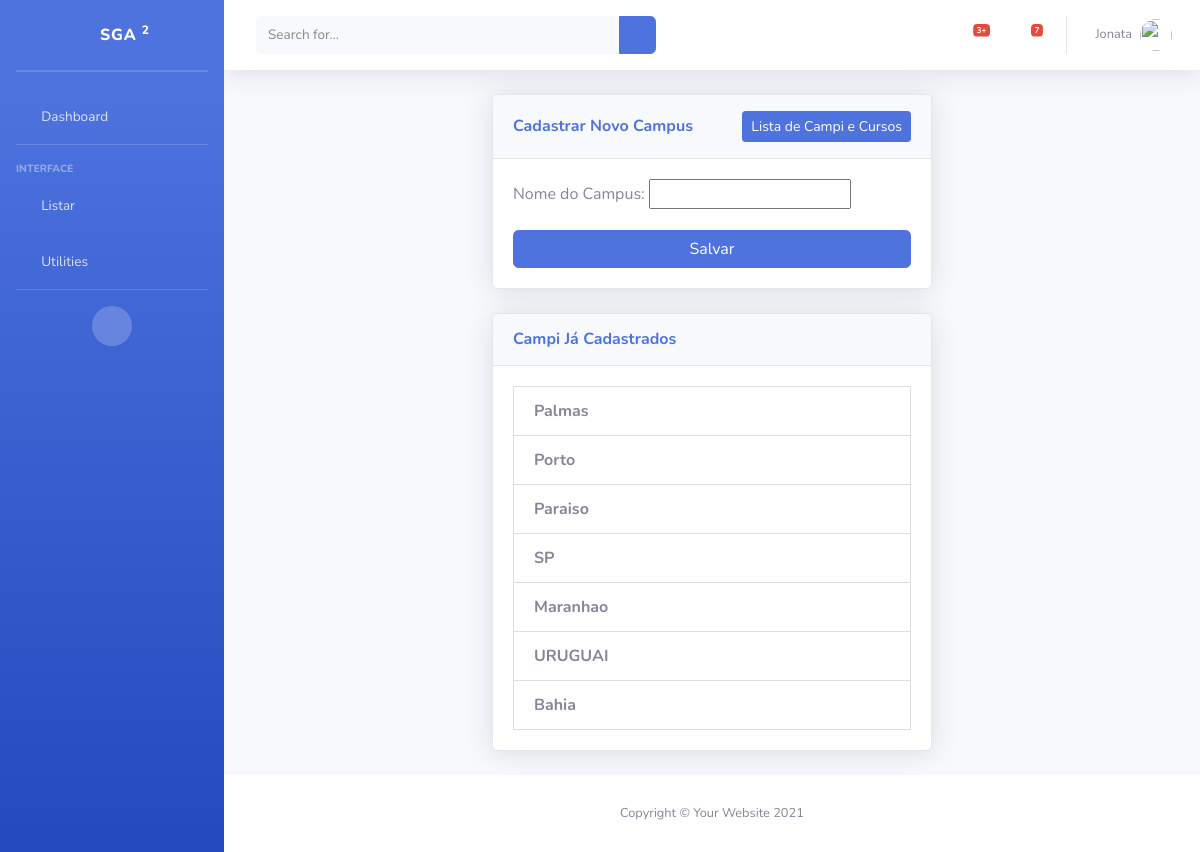
The page /add/campus/ on the database as committed earlier.
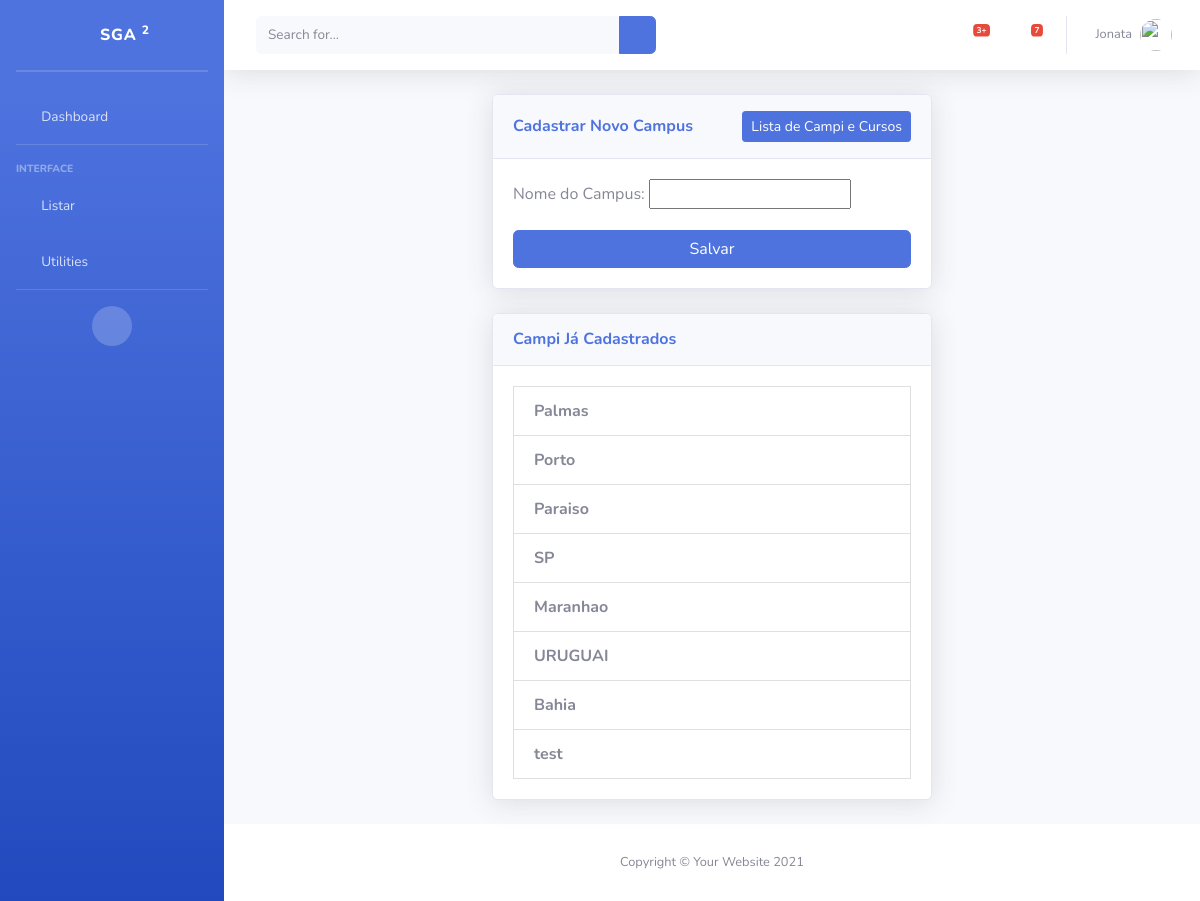
The same page on the database as committed later.
### piloto/models/Campus.py (models this page shows, shortened)
class Campus(models.Model):
    nome = models.CharField("Nome do Campus", max_length=100, unique=True)
    class Meta:
        verbose_name = "Campus"
        verbose_name_plural = "Campi"

### piloto/views/CampusCreateView.py (the view)
# urls.py: path('add/campus/', CampusCreateView.as_view(), name='cadastrarCampus'),
class CampusCreateView(CreateView):
    model = Curso
    form_class = CampusForm
    template_name = 'edit_Aluno/NewCampus.html'
    success_url = reverse_lazy('cadastrarCampus')
    def get_context_data(self, **kwargs):
        context = super().get_context_data(**kwargs)
        context['campi'] = Campus.objects.all()  # Passa a lista de campi para o template
        return context

### piloto/forms/CampusForm.py
class CampusForm(forms.ModelForm):
    class Meta:
        model = Campus
        fields = ['nome']

### templates/edit_Aluno/NewCampus.html (shortened to what this page needs)
{% extends 'Base.html' %}
{% load static %}
{% block content %}
<div class="container d-flex align-items-center justify-content-center" style="min-height: 78vh;">
    <div class="col-xl-6 col-lg-10 col-md-12">
        <div class="card shadow mb-4">
            <div class="card-header py-3 d-flex justify-content-between align-items-center">
                <h6 class="m-0 font-weight-bold text-primary">Cadastrar Novo Campus</h6>
                <a href="{% url 'listarCampus' %}" class="btn btn-sm btn-primary">Lista de Campi e Cursos</a>
            </div>
            <div class="card-body">
                <form method="post">
                    {{ form.as_p }}
                    <button type="submit" class="btn btn-primary w-100">Salvar</button>
                </form>
            </div>
        </div>
        <div class="card shadow mb-4 mt-4">
            <div class="card-header py-3">
                <h6 class="m-0 font-weight-bold text-primary">Campi Já Cadastrados</h6>
            </div>
            <div class="card-body" style="max-height: 75vh; overflow-y: auto;>
                {% if campi %}
                    <ul class="list-group">
                        {% for campus in campi %}
                        <li class="list-group-item d-flex justify-content-between align-items-center">
                            <div>
                                <strong>{{ campus.nome }}</strong>
                            </div>
                        </li>
                        {% endfor %}
                {% else %}
                    <p class="text-center">Nenhum campus cadastrado até o momento.</p>
                {% endif %}
            </div>
        </div>
    </div>
</div>
</div>
{% endblock %}

Rows that differ between the two databases and show on the page:
added Campus: nome "test"
